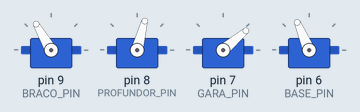
Recording of a sketch running on a simulated Arduino Uno, built with avr-gcc and run on an emulated ATmega328P. Parts: 4 × servo.

Above: at 1.26 s.
At 6.44 s:
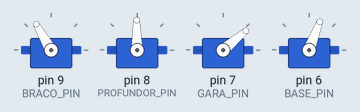
At 11.22 s:
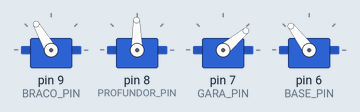
At 20.43 s:
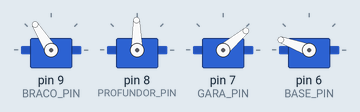
At 30.01 s:
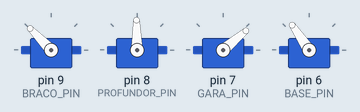
At 39.81 s:
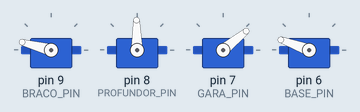
Timing chart, 0 to 40.0 s (numbered marks = the images above):
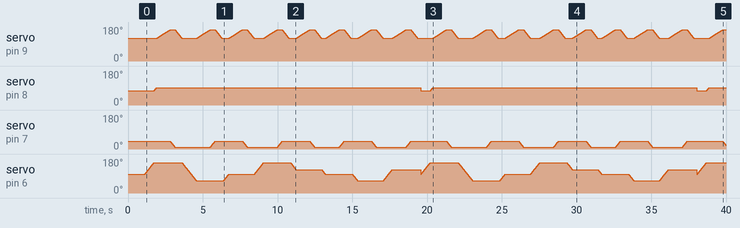

Measured:
- by itself, servo on pin 8 (PROFUNDOR_PIN): ramps from 75° to 91° and jumps back, once every 18.5 s

The sketch:

codigo-final.ino
```cpp
#include <Servo.h>


// definição de constantes para angulos iniciais e pinos

const int BRACO_PIN = 9;
const int PROFUNDOR_PIN = 8;
const int GARA_PIN = 7;
const int BASE_PIN = 6;

const int BRACO_INICIAL = 120;
const int PROFUNDOR_INICIAL = 75;
const int GARA_INICIAL = 40;
const int BASE_INICIAL = 98;


const int GARA_FECHADA = 10;
const int BRACO_ERGUIDO = 120;
const int BRACO_ABAIXADO = 165;
// definicao de variaveis

int cont = 0;
int cont2 = 0;

// defini posicoes do primeiro objeto. PEGAR

const int PROFUNDOR_OBJ_1 = 91;
const int BASE_OBJ_1_PEGA = 58;

// define posicoes do primeiro objeto. SOLTAR
const int BASE_OBJ_1_SOLTA = 160;

//posicao para pegar segundo objeto
const int BASE_OBJ_2_PEGA = 29;
const int BRACO_OBJ_2_ABAIXADO = 165;
const int PROFUNDOR_OBJ_2_PEGAR = 79;
const int BASE_OBJ_2_SOLTAR = 124;

// posicao para segundo obj
const int BASE_OBJ_3_PEGAR = 12;
const int BASE_OBJ_3_SOLTAR = 98;

// quarto local
const int BASE_LOCAL_4 = 64;

Servo bracoServo;
Servo profundorServo;
Servo garaServo;
Servo baseServo;

void setup() {
  bracoServo.attach(BRACO_PIN);
  profundorServo.attach(PROFUNDOR_PIN);
  garaServo.attach(GARA_PIN);
  baseServo.attach(BASE_PIN);

  // inicializa os servos na posicao inicial
  moveToPosition(BRACO_INICIAL, PROFUNDOR_INICIAL, GARA_INICIAL, BASE_INICIAL);
  delay(1000);

}

void loop() {
  delay(100);
  moveToPosition(BRACO_ERGUIDO, PROFUNDOR_INICIAL, GARA_INICIAL, BASE_INICIAL);

// chama as funcoes com os movimentos
  if (cont < 0) {
    manda_pegar_primeiro();
    manda_pegar_segundo();
    manda_pegar_terceiro();
    cont += 1;
  }
  pega_posicao_1();
  delay(100);
  leva_posicao3_para1();
  delay(100);
  leva_posicao2_para3();
  delay(100);
  leva_posicao4_para2();
  delay(100);
}

void moveToPosition(int bracoAngle, int profundorAngle, int garaAngle, int baseAngle) {

  bracoServo.write(bracoAngle);
  profundorServo.write(profundorAngle);
  garaServo.write(garaAngle);
  baseServo.write(baseAngle);
}

// primeiro objeto
void manda_pegar_primeiro() {

  base_pega_primeiro();
  estica_profundor();
  abaixar_braco();
  fecha_gara();
  erguer_braco();
  base_solta_obj();
  abaixar_braco();
  abre_gara();
  erguer_braco();
  profundor_volta_inicial();
}

// movimento para segundo objeto
void manda_pegar_segundo() {
  base_pegar_segundo_obj();
  profundor_pegar_segundo();
  braco_abaixado_2();
  fecha_gara();
  braco_erguido_2();
  base_soltar_segundo();
  profundor_alinha_objetos();
  abaixar_braco();
  abre_gara();
  braco_erguido_2();
  profundor_volta_inicial();
}

// movimento para terceiro objeto
void manda_pegar_terceiro() {
  base_obj_3_pega();
  profundor_pegar_segundo();
  braco_abaixado_2();
  fecha_gara();
  braco_erguido_2();
  profundor_alinha_objetos();
  base_obj_3_solta();
  braco_abaixado_2();
  abre_gara();
  erguer_braco();
  profundor_volta_inicial();
}

void pega_posicao_1() {
  if (cont2 < 1) {
    resgata_posicao_1();
    cont2 += 0;
  }
  else{
    base_volta_para_pos1();
  }

  estica_profundor();
  abaixar_braco();
  fecha_gara();
  erguer_braco();
  solta_na_posicao_4();
  abaixar_braco();
  abre_gara();
  erguer_braco();
}

void leva_posicao3_para1()  {
  base_pega_3_para1();
  abaixar_braco();
  fecha_gara();
  erguer_braco();
  base_solta_3_para1();
  abaixar_braco();
  abre_gara();
  erguer_braco();
}

void leva_posicao2_para3()  {
  base_pega_2_para3();
  abaixar_braco();
  fecha_gara();
  erguer_braco();
  base_solta_2_para3();
  abaixar_braco();
  abre_gara();
  erguer_braco();
}
void leva_posicao4_para2()  {
  base_pega_4_para2();
  abaixar_braco();
  fecha_gara();
  erguer_braco();
  base_solta_4_para2();
  abaixar_braco();
  abre_gara();
  erguer_braco();

}
  // funcao para pegar o primeiro obj
void base_pega_primeiro()  {
  for (int pos_base = BASE_INICIAL; pos_base >= BASE_OBJ_1_PEGA; pos_base -= 1) {
    baseServo.write(pos_base);
    delay(10);
  }
}

// leva a garra para a pocisao de pegar objetos
void estica_profundor()  {
  for (int pos_profundor = PROFUNDOR_INICIAL; pos_profundor <= PROFUNDOR_OBJ_1; pos_profundor +=1) {
    profundorServo.write(pos_profundor);
    delay(10);
  }
}

void fecha_gara()  {
  for (int pos_gara = GARA_INICIAL; pos_gara >= GARA_FECHADA; pos_gara -= 1)  {
  garaServo.write(pos_gara);
  delay(10);
  }
}
void erguer_braco() {
  for (int pos_altura = BRACO_ABAIXADO; pos_altura >= BRACO_ERGUIDO; pos_altura -= 1)  {
    bracoServo.write(pos_altura);
    delay(10);
  }
}

void base_solta_obj() {
  for (int pos_base = BASE_OBJ_1_PEGA; pos_base <= BASE_OBJ_1_SOLTA; pos_base += 1) {
    baseServo.write(pos_base);
    delay(10);
  }
}

void abaixar_braco() {
  for (int pos_altura = BRACO_ERGUIDO; pos_altura <= BRACO_ABAIXADO; pos_altura += 1)  {
    bracoServo.write(pos_altura);
    delay(20);
  }
}

void abre_gara()  {
  for (int pos_gara = GARA_FECHADA; pos_gara <= GARA_INICIAL; pos_gara += 1)  {
    garaServo.write(pos_gara);
    delay(10);
  }
}

//SEGUNDO OBJ

void base_pegar_segundo_obj() {
  for (int pos_base = BASE_OBJ_1_SOLTA; pos_base >= BASE_OBJ_2_PEGA; pos_base -= 1) {
    baseServo.write(pos_base);
    delay(10);
  }
}

//volta o profundor a posicao inicial de forma controlada
void profundor_volta_inicial()  {
  for (int pos_profundor = PROFUNDOR_OBJ_1; pos_profundor >= PROFUNDOR_INICIAL; pos_profundor -= 1) {
    profundorServo.write(pos_profundor);
    delay(10);
  }
}

void profundor_pegar_segundo()  {
  for (int pos_profundor = PROFUNDOR_INICIAL; pos_profundor <= PROFUNDOR_OBJ_2_PEGAR; pos_profundor += 1) {
    profundorServo.write(pos_profundor);
    delay(10);
  }
}

void braco_abaixado_2() {
  for (int pos_braco = BRACO_ERGUIDO; pos_braco <= BRACO_OBJ_2_ABAIXADO; pos_braco += 1) {
    bracoServo.write(pos_braco);
    delay(20);
  }
}

void braco_erguido_2()  {
  for (int pos_braco = BRACO_OBJ_2_ABAIXADO; pos_braco >= BRACO_ERGUIDO; pos_braco -= 1) {
    bracoServo.write(pos_braco);
    delay(10);
  }
}

void base_soltar_segundo()  {
  for (int pos_base = BASE_OBJ_2_PEGA; pos_base <= BASE_OBJ_2_SOLTAR; pos_base += 1) {
    baseServo.write(pos_base);
    delay(10);
  }
}

void profundor_alinha_objetos()  {
  for (int pos_profundor = PROFUNDOR_OBJ_2_PEGAR; pos_profundor >= PROFUNDOR_OBJ_1; pos_profundor -= 1) {
    profundorServo.write(pos_profundor);
    delay(10);
  }
}

void base_obj_3_pega()  {
  for (int pos_base = BASE_OBJ_2_SOLTAR; pos_base >= BASE_OBJ_3_PEGAR; pos_base -= 1) {
    baseServo.write(pos_base);
    delay(10);
  }
}

void base_obj_3_solta() {
  for (int pos_base = BASE_OBJ_3_PEGAR; pos_base <= BASE_OBJ_3_SOLTAR; pos_base += 1) {
    baseServo.write(pos_base);
    delay(10);
  }
}

// funcoes para embaralhar objetos

void resgata_posicao_1()  {
  for (int local_base = BASE_OBJ_3_SOLTAR; local_base <= BASE_OBJ_1_SOLTA; local_base += 1) {
    baseServo.write(local_base);
    delay(10);
  }
}

void solta_na_posicao_4() {
  for (int local_base = BASE_OBJ_1_SOLTA; local_base >= BASE_LOCAL_4; local_base -= 1)  {
    baseServo.write(local_base);
    delay(10);
  }
}

void base_pega_3_para1()  {
  for (int local_base = BASE_LOCAL_4; local_base <= BASE_OBJ_3_SOLTAR; local_base += 1) {
    baseServo.write(local_base);
    delay(10);
  }
}

void base_solta_3_para1() {
  for (int local_base = BASE_OBJ_3_SOLTAR; local_base <= BASE_OBJ_1_SOLTA; local_base += 1) {
    baseServo.write(local_base);
    delay(10);
  }
}

void base_pega_2_para3()  {
  for (int local_base = BASE_OBJ_1_SOLTA; local_base >= BASE_OBJ_2_SOLTAR; local_base -= 1) {
    baseServo.write(local_base);
    delay(10);
  }
}

void base_solta_2_para3() {
  for (int local_base = BASE_OBJ_2_SOLTAR; local_base >= BASE_OBJ_3_SOLTAR; local_base -= 1) {
    baseServo.write(local_base);
    delay(10);
  }
}

void base_pega_4_para2()  {
  for (int local_base = BASE_OBJ_3_SOLTAR; local_base >= BASE_LOCAL_4; local_base -=1)  {
    baseServo.write(local_base);
    delay(10);
  }
}

void base_solta_4_para2() {
  for (int local_base = BASE_LOCAL_4; local_base <= BASE_OBJ_2_SOLTAR; local_base += 1) {
    baseServo.write(local_base);
    delay(10);
  }
}

void base_volta_para_pos1() {
  for (int local_base = BASE_OBJ_2_SOLTAR; local_base > BASE_OBJ_1_SOLTA; local_base -= 1)  {
    baseServo.write(local_base);
    delay(10);
  }
}
```
